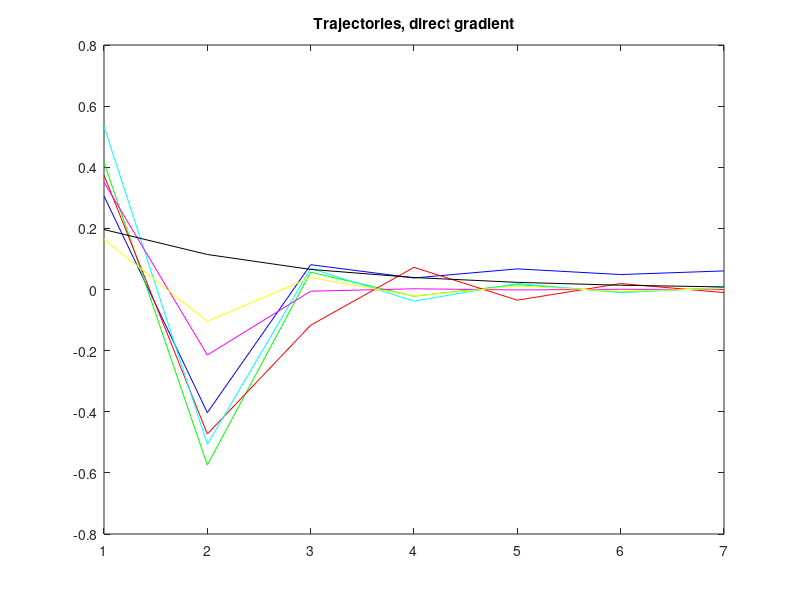
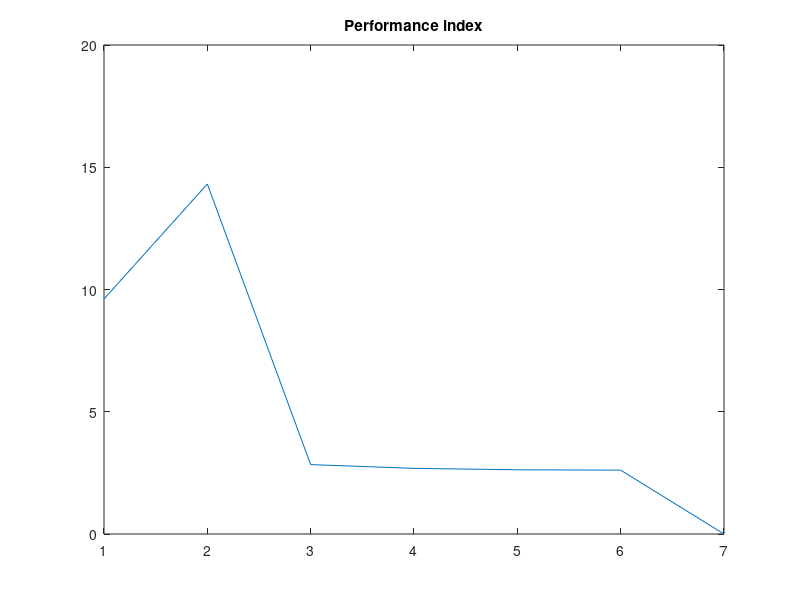

The MATLAB source for these figures, in order:
clear all
close all
clc

%% Init
K = 15;
N = 7;
eps = 0.25;

A = 0.6;
B = 0.9;
Q = 7;
H = 2;
F = 4;

u = zeros(K, N);
u(1, :) = [0.1, 0.4, 0.3, 0.5, 0.2, 0.1, 0.2];
x = zeros(K, N + 1);
x(:, 1) = 0.6;
p = zeros(1, N + 1);
b = zeros(1, N);
J = zeros(K, 1);
t = 0.1;

for iter = 1 : K
    for i = 2 : size(x, 2)
        x(iter, i) = A * x(iter, i - 1) ^ 2 + B * u(iter, i - 1);
    end
    p(end) = 2 * F * x(end) ^ 3;
    for i = N : -1 : 1
        p(i) = 2 * x(iter,i) * (Q + p(i + 1) * A);
    end
    for i = 1 : length(b)
        b(i) = 2 * H * u(iter, i) + B * p(i + 1);
    end
    if norm(b) < eps
        break;
    end
    J(iter) = sum(Q * x(iter, 1 : end - 1) .^ 2 + H * u(iter, :) .^ 2) + ...
              F / 2 * x(end) ^ 4;
    u(iter + 1, :) = u(iter, :) - t * b;
end

%% Plot
colors = ['b', 'g', 'r', 'c', 'm', 'y', 'k'];
figure;
for i = 2 : N + 1
    plot(x(1 : iter, i), colors(i - 1));
    hold on;
end
title('Trajectories, direct gradient');

figure;
plot(J(1 : iter));
title('Performance index');